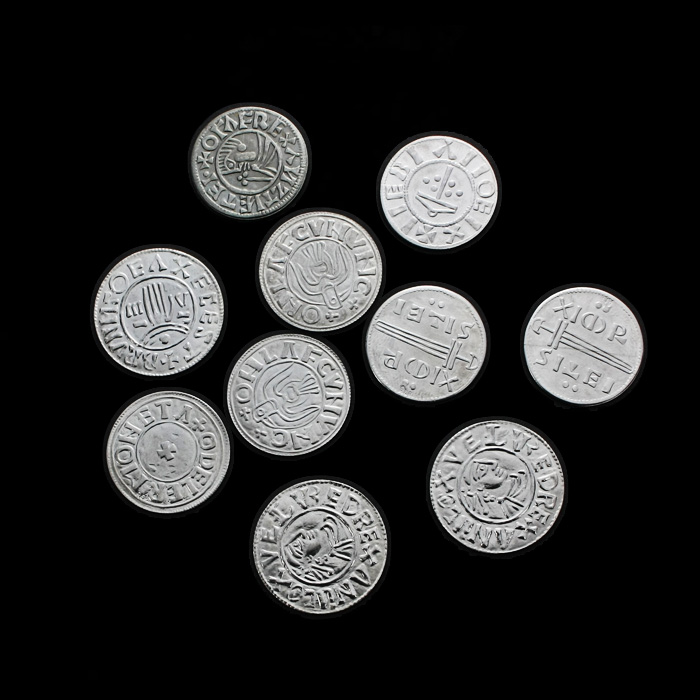
#> input picture dataset/coins.jpg, 700 x 700 px, found by its file name
$ python 62011178_code09.py
#> lines starting #> are read from the running program, lines starting #| are printed output that depends on the picture
import cv2
import numpy as np

img = cv2.imread("dataset/coins.jpg")
#> img is the input picture: shape (700, 700, 3); mean B, G, R 41.9, 42.1, 41.9
print(img.shape)
#| (700, 700, 3)

rows,cols,ch = img.shape
#> rows = 700; cols = 700; ch = 3

#Rotation
M = cv2.getRotationMatrix2D((cols/2,rows/2),90,1) #rotate 90 degree
res = cv2.warpAffine(img,M,(cols,rows))
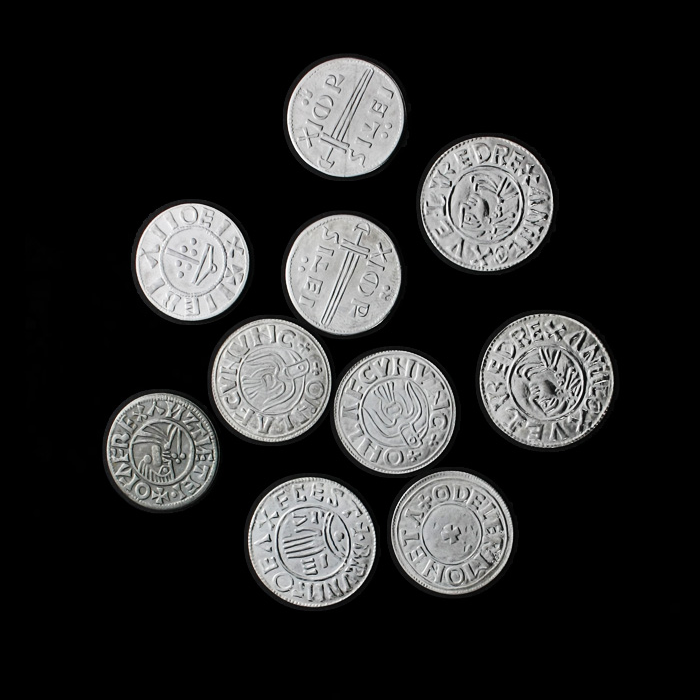
#> res: shape (700, 700, 3); mean B, G, R 41.9, 42.1, 41.9

print(M)
#| [[ 6.12323400e-17  1.00000000e+00 -5.68434189e-14]
#|  [-1.00000000e+00  6.12323400e-17  7.00000000e+02]]

cv2.imshow("original",img)
cv2.imshow("result",res)
cv2.waitKey(0)
cv2.destroyAllWindows()
